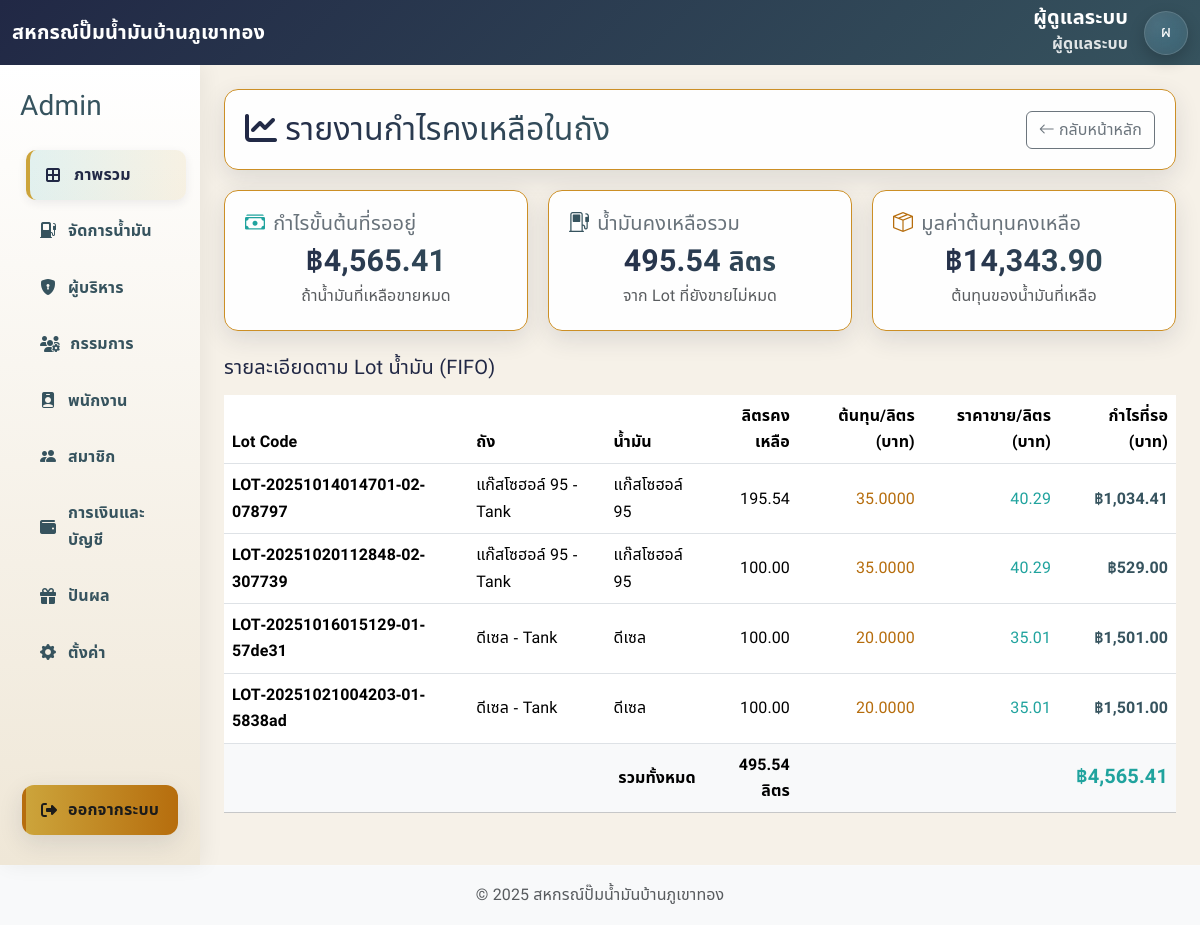
Page /admin/profit_report.php (signed in) on the earlier database version.
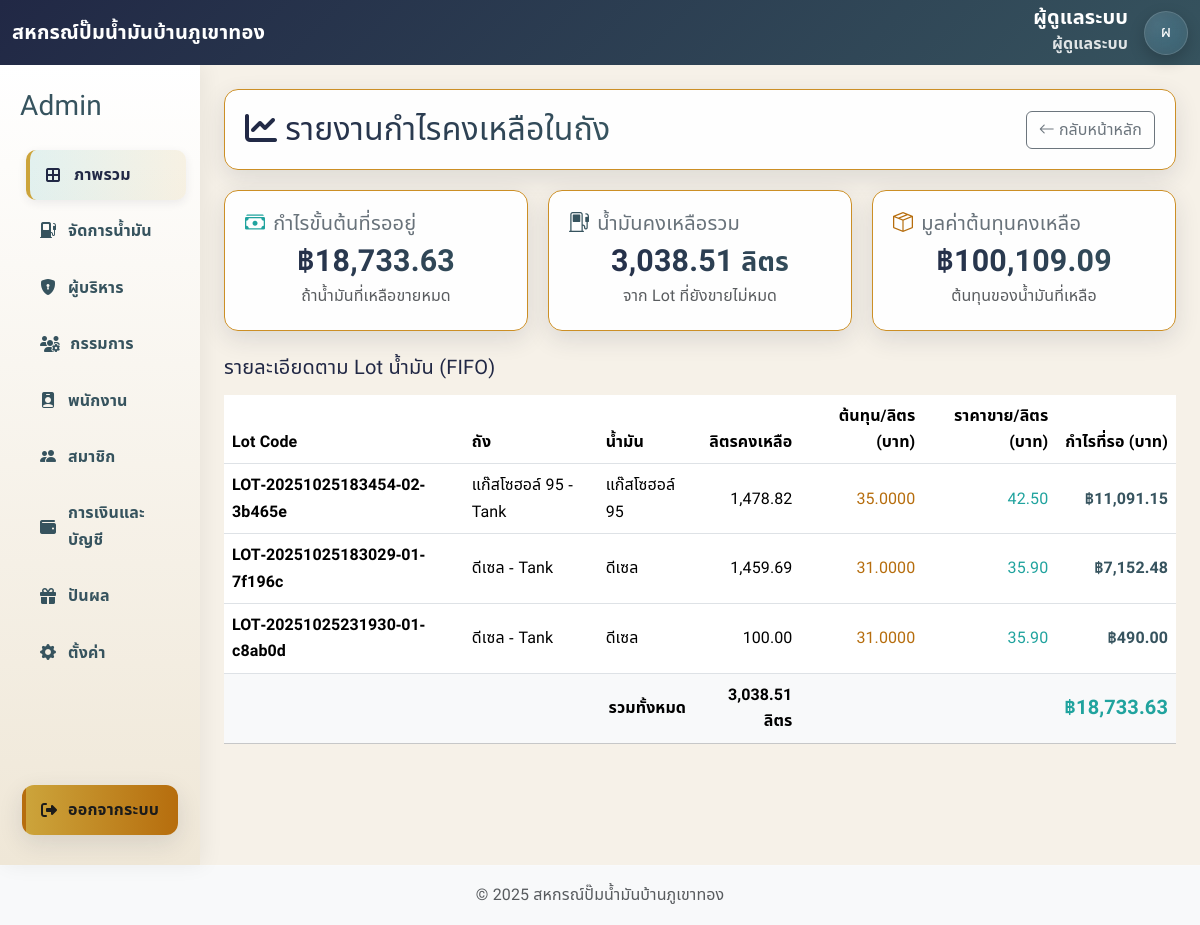
Same page on the later database version.
### tables this page shows
CREATE TABLE `settings` (
  `id` int NOT NULL,
  `setting_name` varchar(20) NOT NULL,
  `setting_value` int NOT NULL,
  `comment` varchar(255) NOT NULL
);

CREATE TABLE `fuel_lots` (
  `id` bigint UNSIGNED NOT NULL,
  `station_id` int NOT NULL DEFAULT '1',
  `fuel_id` int NOT NULL,
  `tank_id` bigint UNSIGNED NOT NULL,
  `receive_id` int DEFAULT NULL,
  `supplier_id` int DEFAULT NULL,
  `lot_code` varchar(50) NOT NULL,
  `received_at` datetime NOT NULL,
  `observed_liters` decimal(10,2) NOT NULL,
  `corrected_liters` decimal(10,2) DEFAULT NULL,
  `unit_cost` decimal(10,4) NOT NULL,
  `tax_per_liter` decimal(10,4) NOT NULL DEFAULT '0.0000',
  `other_costs` decimal(12,2) NOT NULL DEFAULT '0.00',
  `initial_liters` decimal(12,2) GENERATED ALWAYS AS (coalesce(`corrected_liters`,`observed_liters`)) STORED,
  `initial_unit_cost` decimal(10,4) GENERATED ALWAYS AS ((`unit_cost` + `tax_per_liter`)) STORED,
  `initial_total_cost` decimal(14,2) GENERATED ALWAYS AS (((`initial_liters` * `initial_unit_cost`) + `other_costs`)) STORED,
  `density_kg_per_l` decimal(6,3) DEFAULT NULL,
  `temp_c` decimal(5,2) DEFAULT NULL,
  `notes` text,
  `created_by` bigint UNSIGNED DEFAULT NULL,
  `created_at` datetime NOT NULL DEFAULT CURRENT_TIMESTAMP,
  `updated_at` datetime NOT NULL DEFAULT CURRENT_TIMESTAMP ON UPDATE CURRENT_TIMESTAMP,
  `unit_cost_full` decimal(12,6) GENERATED ALWAYS AS (((`unit_cost` + `tax_per_liter`) + (`other_costs` / nullif(`initial_liters`,0)))) STORED,
  `liters_received` decimal(12,2) NOT NULL DEFAULT '0.00',
  `total_cost` decimal(14,2) NOT NULL DEFAULT '0.00',
  `remaining_liters` decimal(12,2) NOT NULL DEFAULT '0.00',
  `freight` decimal(12,2) DEFAULT NULL,
  `discount` decimal(12,2) DEFAULT NULL,
  `vat_in_cost` decimal(12,2) DEFAULT NULL,
  `invoice_no` varchar(64) DEFAULT NULL
);

CREATE TABLE `fuel_tanks` (
  `id` bigint UNSIGNED NOT NULL,
  `station_id` int NOT NULL DEFAULT '1',
  `code` varchar(50) NOT NULL,
  `fuel_id` int NOT NULL,
  `name` varchar(100) NOT NULL,
  `capacity_l` decimal(10,2) NOT NULL,
  `min_threshold_l` decimal(10,2) NOT NULL DEFAULT '90.00',
  `max_threshold_l` decimal(10,2) NOT NULL DEFAULT '500.00',
  `current_volume_l` decimal(12,2) NOT NULL DEFAULT '0.00',
  `last_maintenance` date DEFAULT NULL,
  `is_active` tinyint(1) NOT NULL DEFAULT '1',
  `created_at` datetime NOT NULL DEFAULT CURRENT_TIMESTAMP,
  `updated_at` datetime NOT NULL DEFAULT CURRENT_TIMESTAMP ON UPDATE CURRENT_TIMESTAMP
);

CREATE TABLE `fuel_prices` (
  `fuel_id` int NOT NULL,
  `station_id` int NOT NULL DEFAULT '1',
  `fuel_name` varchar(255) NOT NULL,
  `price` decimal(10,2) NOT NULL,
  `display_order` int NOT NULL
);

### admin/profit_report.php (the view, shortened to what this page needs)
<?php
$pdo->setAttribute(PDO::ATTR_ERRMODE, PDO::ERRMODE_EXCEPTION);
try {
    $current_name = $_SESSION['full_name'] ?? 'ผู้ดูแลระบบ';
    $current_role = $_SESSION['role'] ?? 'guest';
} catch (Throwable $e) {
    header('Location: /index/login.php?err=เกิดข้อผิดพลาดของระบบ');
    exit();
}
if (!function_exists('nf')) {
    function nf($n, $d = 2) { return number_format((float)$n, $d, '.', ','); }
}
$site_name = 'สหกรณ์ปั๊มน้ำมันบ้านภูเขาทอง';
try {
    $st = $pdo->prepare("SELECT setting_value, comment FROM settings WHERE setting_name='station_id' LIMIT 1");
    $st->execute();
    if ($r = $st->fetch(PDO::FETCH_ASSOC)) {
        $site_name = $r['comment'] ?: $site_name;
    }
} catch (Throwable $e) {}
$lots_data = [];
$totals = [
    'liters' => 0,
    'cost_value' => 0,
    'sale_value' => 0,
    'profit' => 0
];
$error_message = null;
try {
    $stmt = $pdo->prepare("
        SELECT
            v.lot_code,
            t.name AS tank_name,
            fp.fuel_name,
            v.remaining_liters_calc AS remaining_liters,
            v.unit_cost_full AS cost_per_liter,
            fp.price AS price_per_liter,
            v.remaining_value AS remaining_cost_value,
            (v.remaining_liters_calc * fp.price) AS potential_sale_value,
            ((v.remaining_liters_calc * fp.price) - v.remaining_value) AS potential_profit
        FROM
            v_fuel_lots_current v
        JOIN
            fuel_tanks t ON v.tank_id = t.id
        JOIN
            fuel_prices fp ON v.fuel_id = fp.fuel_id AND v.station_id = fp.station_id
        WHERE
            v.remaining_liters_calc > 0.01
        ORDER BY
            t.name, v.received_at
    ");
    $stmt->execute();
    $lots_data = $stmt->fetchAll(PDO::FETCH_ASSOC);
    foreach ($lots_data as $lot) {
        $totals['liters'] += (float)$lot['remaining_liters'];
        $totals['cost_value'] += (float)$lot['remaining_cost_value'];
        $totals['sale_value'] += (float)$lot['potential_sale_value'];
        $totals['profit'] += (float)$lot['potential_profit'];
    }
} catch (Throwable $e) {
    if (strpos($e->getMessage(), "42S02") !== false) {
        $error_message = "เกิดข้อผิดพลาด: ไม่พบ View 'v_fuel_lots_current' ในฐานข้อมูล กรุณาตรวจสอบว่าได้ติดตั้ง View ที่จำเป็นครบถ้วนแล้ว";
    } else {
        $error_message = "เกิดข้อผิดพลาดในการดึงข้อมูล: " . $e->getMessage();
    }
    error_log("Profit Report Error: " . $e->getMessage());
}
$role_th_map = ['admin'=>'ผู้ดูแลระบบ','manager'=>'ผู้บริหาร','employee'=>'พนักงาน','member'=>'สมาชิกสหกรณ์','committee'=>'กรรมการ'];
$current_role_th = $role_th_map[$current_role] ?? 'ผู้ใช้งาน';
$avatar_text = mb_substr($current_name, 0, 1, 'UTF-8');
?>
<!DOCTYPE html>
<html lang="th">
<head>
    <link href="https://cdn.jsdelivr.net/npm/bootstrap@5.3.2/dist/css/bootstrap.min.css" rel="stylesheet" />
    <link href="https://cdn.jsdelivr.net/npm/bootstrap-icons@1.11.3/font/bootstrap-icons.css" rel="stylesheet" />
    <link rel="stylesheet" href="https://cdnjs.cloudflare.com/ajax/libs/font-awesome/6.5.2/css/all.min.css" />
    <link rel="stylesheet" href="../assets/css/admin_dashboard.css" />
</head>
<body>
<nav class="navbar navbar-dark bg-primary">
    <div class="container-fluid">
        <div class="d-flex align-items-center gap-2">
            <a class="navbar-brand" href="admin_dashboard.php"><?= htmlspecialchars($site_name) ?></a>
        </div>
        <div class="d-flex align-items-center gap-3 ms-auto">
            <div class="nav-identity text-end d-none d-sm-block">
                <div class="nav-name"><?= htmlspecialchars($current_name) ?></div>
                <div class="nav-sub"><?= htmlspecialchars($current_role_th) ?></div>
            </div>
            <a href="profile.php" class="avatar-circle text-decoration-none"><?= htmlspecialchars($avatar_text) ?></a>
        </div>
    </div>
</nav>
  <div class="container-fluid">
    <div class="row">
      <aside class="col-lg-2 d-none d-lg-flex flex-column sidebar py-4">
        <div class="side-brand mb-3"><h3><span>Admin</span></h3></div>
        <nav class="sidebar-menu flex-grow-1">
          <a href="admin_dashboard.php" class="active"><i class="fa-solid fa-border-all"></i>ภาพรวม</a>
          <a href="inventory.php"><i class="bi bi-fuel-pump-fill"></i>จัดการน้ำมัน</a>
          <a href="manager.php"><i class="bi bi-shield-lock-fill"></i> ผู้บริหาร</a>
          <a href="committee.php"><i class="fas fa-users-cog"></i> กรรมการ</a>
          <a href="employee.php"><i class="bi bi-person-badge-fill"></i> พนักงาน</a>
          <a href="member.php"><i class="bi bi-people-fill"></i> สมาชิก</a>
          <a href="finance.php"><i class="fa-solid fa-wallet"></i> การเงินและบัญชี</a>
          <a href="dividend.php"><i class="fa-solid fa-gift"></i> ปันผล</a>
          <a href="setting.php"><i class="bi bi-gear-fill"></i> ตั้งค่า</a>
        </nav>
        <a class="logout" href="/index/logout.php"><i class="fa-solid fa-right-from-bracket"></i>ออกจากระบบ</a>
      </aside>
        <main class="col-lg-10 p-4">
            <div class="main-header">
                <h2><i class="fa-solid fa-chart-line me-2"></i>รายงานกำไรคงเหลือในถัง</h2>
                <a href="admin_dashboard.php" class="btn btn-outline-secondary">
                    <i class="bi bi-arrow-left me-1"></i>กลับหน้าหลัก
                </a>
            </div>
            <?php if ($error_message): ?>
                <div class="alert alert-danger"><?= htmlspecialchars($error_message) ?></div>
            <?php else: ?>
                <div class="stats-grid mb-4">
                    <div class="stat-card text-center">
                        <h5><i class="bi bi-cash-stack text-success"></i> กำไรขั้นต้นที่รออยู่</h5>
                        <h3 class="text-success">฿<?= nf($totals['profit'], 2) ?></h3>
                        <p class="text-muted mb-0">ถ้าน้ำมันที่เหลือขายหมด</p>
                    </div>
                    <div class="stat-card text-center">
                        <h5><i class="bi bi-fuel-pump text-primary"></i> น้ำมันคงเหลือรวม</h5>
                        <h3 class="text-primary"><?= nf($totals['liters'], 2) ?> <small>ลิตร</small></h3>
                        <p class="text-muted mb-0">จาก Lot ที่ยังขายไม่หมด</p>
                    </div>
                    <div class="stat-card text-center">
                        <h5><i class="bi bi-box-seam text-warning"></i> มูลค่าต้นทุนคงเหลือ</h5>
                        <h3 class="text-warning">฿<?= nf($totals['cost_value'], 2) ?></h3>
                        <p class="text-muted mb-0">ต้นทุนของน้ำมันที่เหลือ</p>
                    </div>
                </div>
                <div class="panel">
                    <h5 class="mb-3">รายละเอียดตาม Lot น้ำมัน (FIFO)</h5>
                    <div class="table-responsive">
                        <table class="table table-hover align-middle mb-0">
                            <thead>
                                <tr>
                                    <th>Lot Code</th>
                                    <th>ถัง</th>
                                    <th>น้ำมัน</th>
                                    <th class="text-end">ลิตรคงเหลือ</th>
                                    <th class="text-end">ต้นทุน/ลิตร (บาท)</th>
                                    <th class="text-end">ราคาขาย/ลิตร (บาท)</th>
                                    <th class="text-end">กำไรที่รอ (บาท)</th>
                                </tr>
                            </thead>
                            <tbody>
                                <?php foreach ($lots_data as $lot): ?>
                                <tr>
                                    <td><strong><?= htmlspecialchars($lot['lot_code']) ?></strong></td>
                                    <td><?= htmlspecialchars($lot['tank_name']) ?></td>
                                    <td><?= htmlspecialchars($lot['fuel_name']) ?></td>
                                    <td class="text-end"><?= nf($lot['remaining_liters'], 2) ?></td>
                                    <td class="text-end text-warning"><?= nf($lot['cost_per_liter'], 4) ?></td>
                                    <td class="text-end text-success"><?= nf($lot['price_per_liter'], 2) ?></td>
                                    <td class="text-end fw-bold text-primary">฿<?= nf($lot['potential_profit'], 2) ?></td>
                                </tr>
                                <?php endforeach; ?>
                            </tbody>
                            <?php if (!empty($lots_data)): ?>
                            <tfoot class="table-light">
                                <tr>
                                    <td colspan="3" class="text-end fw-bold">รวมทั้งหมด</td>
                                    <td class="text-end fw-bold"><?= nf($totals['liters'], 2) ?> ลิตร</td>
                                    <td colspan="2"></td>
                                    <td class="text-end fw-bold fs-5 text-success">฿<?= nf($totals['profit'], 2) ?></td>
                                </tr>
                            </tfoot>
                            <?php endif; ?>
                        </table>
                    </div>
                </div>
            <?php endif; ?>
        </main>
    </div>
</div>
<footer class="footer mt-auto py-3 bg-light">
    <div class="container text-center">
        <span class="text-muted">© <?= date('Y') ?> <?= htmlspecialchars($site_name) ?></span>
    </div>
</footer>
</body>
</html>

### assets/css/admin_dashboard.css (style rules this page uses)
:root { --sand:#E2D4B7; --cafe:#513F32; --steel:#68727A; --teal:#36535E; --navy:#212845; --gold:#CCA43B; --mint:#20A39E; --amber:#B66D0D; --choco:#3D2B1F; --font-heading:"Prompt","Noto Sans Thai",system-ui,-apple-system,"Segoe UI",Roboto,"Helvetica Neue",Arial,sans-serif; --font-body:"Noto Sans Thai","Prompt",system-ui,-apple-system,"Segoe UI",Roboto,"Helvetica Neue",Arial,sans-serif; --bg:#F6F1E8; --surface:#ffffff; --surface-glass:rgba(255,255,255,.95); --border:#cc8f26; --radius:14px; --shadow:0 8px 24px rgba(33,40,69,.12); --hover-shadow:0 16px 40px rgba(33,40,69,.18); --ease:all .3s ease; }
* { box-sizing:border-box }
body { font-family:var(--font-body); font-weight:400; letter-spacing:.1px; -webkit-font-smoothing:antialiased; -moz-osx-font-smoothing:grayscale; background:var(--bg); color:var(--navy); margin:0; line-height:1.65; }
h1,h2,h3,h4,h5,h6, .navbar .navbar-brand, .sidebar a, .side-brand span, .main-header h2, .stat-card h5 { font-family:var(--font-heading); letter-spacing:.2px; }
.sidebar { display:flex; flex-direction:column; background:linear-gradient(180deg,#fff,rgba(226,212,183,.35)); min-height:100vh; box-shadow:4px 0 20px rgba(0,0,0,.06); padding-bottom:1rem; }
.side-brand { display:flex; align-items:center; gap:.5rem; color:var(--teal); font-weight:800; margin:0 8px 6px; }
.sidebar-menu { display:flex; flex-direction:column; flex:1 1 auto; }
.sidebar a { display:flex; align-items:center; gap:10px; padding:12px 16px; margin:3px 8px; color:var(--teal); text-decoration:none; font-weight:600; border-left:4px solid transparent; border-radius:10px; transition:var(--ease); position:relative; }
.sidebar a i { min-width:18px }
.sidebar a:hover, .sidebar a.active { background:linear-gradient(90deg,rgba(32,163,158,.12),rgba(204,164,59,.12)); color:var(--navy); border-left-color:var(--gold); box-shadow:0 3px 10px rgba(33,40,69,.08); transform:translateX(6px); }
.sidebar .logout { margin-top:auto; margin:10px 10px 6px; padding:12px 14px; text-align:center; background:linear-gradient(90deg,var(--gold),var(--amber)); color:#1b1b1b; border-radius:12px; font-weight:800; text-decoration:none; box-shadow:var(--shadow); }
.main-header { display:flex; align-items:center; justify-content:space-between; gap:1rem; flex-wrap:wrap; padding:1.25rem; margin-bottom:1.25rem; background:var(--surface-glass); border:1px solid var(--border); border-radius:var(--radius); box-shadow:var(--shadow); }
.main-header h2 { margin:0; background:linear-gradient(90deg,var(--navy),var(--teal)); -webkit-background-clip:text; -webkit-text-fill-color:transparent; }
.stats-grid { display:grid; grid-template-columns:repeat(auto-fit,minmax(260px,1fr)); gap:1.25rem; margin-bottom:2rem; }
.stat-card { background:var(--surface-glass); border:1px solid var(--border); border-radius:var(--radius); padding:1.25rem; box-shadow:var(--shadow); transition:var(--ease); position:relative; overflow:hidden; }
.stat-card h5 { margin:0 0 .5rem; color:var(--steel); display:flex; gap:.5rem; align-items:center; }
.stat-card h3 { margin:.15rem 0 .25rem; font-size:1.9rem; font-weight:800; background:linear-gradient(90deg,var(--navy),var(--teal)); -webkit-background-clip:text; -webkit-text-fill-color:transparent; }
.stat-card p { margin:0; color:var(--teal) }
.text-primary { color:var(--teal)!important }
.text-success { color:var(--mint)!important }
.text-warning { color:var(--amber)!important }
.footer { background:var(--navy); color:#CCA43B; text-align:center; padding:1.2rem 0; margin-top:2rem; border-top:1px solid rgba(255,255,255,.12); }
.navbar.bg-primary { background:linear-gradient(135deg,var(--navy),var(--teal)) !important; }
.navbar, .navbar * { color:#fff; }
.navbar .navbar-brand { font-weight:700;letter-spacing:.2px }
.btn-nav-circle, .avatar-circle { width:44px;height:44px;border-radius:999px; display:grid;place-items:center; background:radial-gradient(circle at 30% 30%,rgba(255,255,255,.16),rgba(255,255,255,.08)); border:1px solid rgba(255,255,255,.14); color:#fff; box-shadow:0 6px 16px rgba(0,0,0,.20); backdrop-filter:saturate(160%) blur(8px); -webkit-backdrop-filter:saturate(160%) blur(8px); }
.nav-identity .nav-name { color:#fff; font-weight:800; font-size:1.25rem; line-height:1.05; }
.nav-identity .nav-sub { color:rgba(255,255,255,.85); font-weight:600; margin-top:2px; }

Differences in the rows shown:
removed fuel_lots: lot_code "LOT-20251014014701-02-078797", tank.name "แก๊สโซฮอล์ 95 - Tank", fuel.fuel_name "แก๊สโซฮอล์ 95", remaining_liters "195.54", cost_per_liter "35.0000", fuel.price "40.29", potential_profit "1,034.41"
removed fuel_lots: lot_code "LOT-20251020112848-02-307739", tank.name "แก๊สโซฮอล์ 95 - Tank", fuel.fuel_name "แก๊สโซฮอล์ 95", remaining_liters "100.00", cost_per_liter "35.0000", fuel.price "40.29", potential_profit "529.00"
removed fuel_lots: lot_code "LOT-20251016015129-01-57de31", tank.name "ดีเซล - Tank", fuel.fuel_name "ดีเซล", remaining_liters "100.00", cost_per_liter "20.0000", fuel.price "35.01", potential_profit "1,501.00"
removed fuel_lots: lot_code "LOT-20251021004203-01-5838ad", tank.name "ดีเซล - Tank", fuel.fuel_name "ดีเซล", remaining_liters "100.00", cost_per_liter "20.0000", fuel.price "35.01", potential_profit "1,501.00"
added fuel_lots: lot_code "LOT-20251025183454-02-3b465e", tank.name "แก๊สโซฮอล์ 95 - Tank", fuel.fuel_name "แก๊สโซฮอล์ 95", remaining_liters "1,478.82", cost_per_liter "35.0000", fuel.price "42.50", potential_profit "11,091.15"
added fuel_lots: lot_code "LOT-20251025183029-01-7f196c", tank.name "ดีเซล - Tank", fuel.fuel_name "ดีเซล", remaining_liters "1,459.69", cost_per_liter "31.0000", fuel.price "35.90", potential_profit "7,152.48"
added fuel_lots: lot_code "LOT-20251025231930-01-c8ab0d", tank.name "ดีเซล - Tank", fuel.fuel_name "ดีเซล", remaining_liters "100.00", cost_per_liter "31.0000", fuel.price "35.90", potential_profit "490.00"
Other differences:
nf($totals['profit'], 2): "4,565.41" → "18,733.63"
nf($totals['liters'], 2): "495.54" → "3,038.51"
nf($totals['cost_value'], 2): "14,343.90" → "100,109.09"
